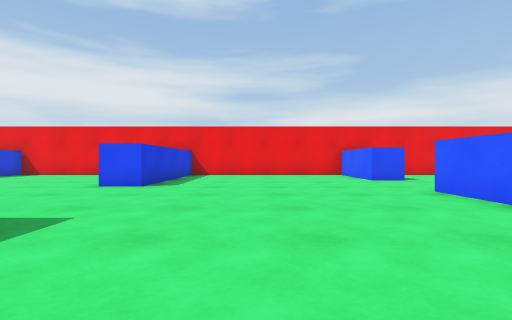
view 1 (above)

18 first-person views from a walk through a 3-D level made in the Unity game engine. The camera is 0.62 m above the floor, looks level and sees 85° across. The floor is counted in squares, 1 m on a side. Each view is taken from the middle of a square. On the plan, view 1 faces up. The plan holds only what a view shows up to about 9 squares ahead; the rest is blank. The place goes on beyond the plan. The player character is not drawn.

view 2
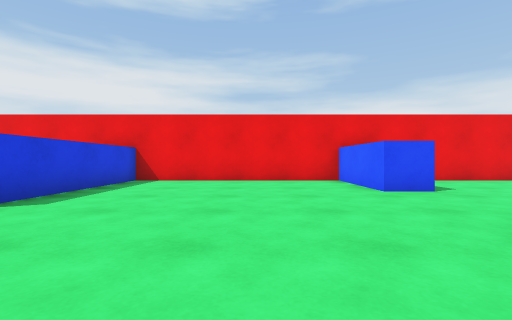

view 3
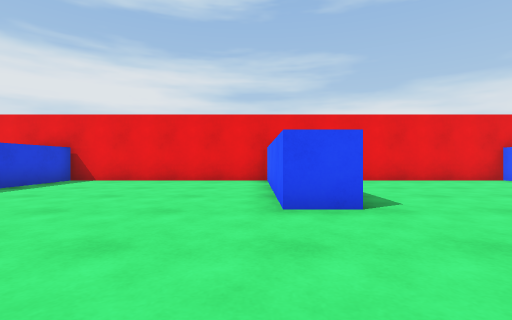

view 4
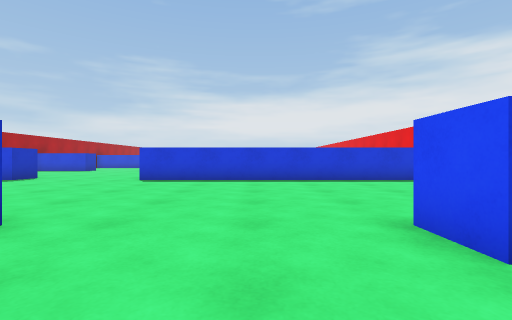

view 5
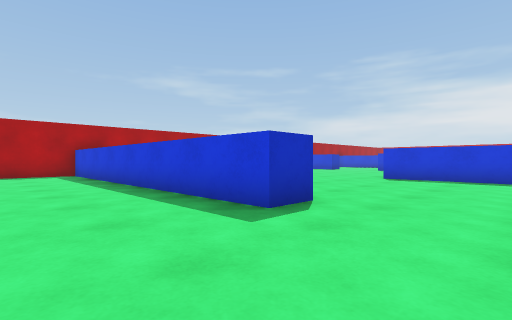

view 6
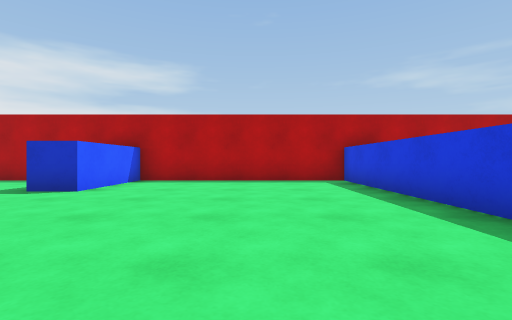

view 7
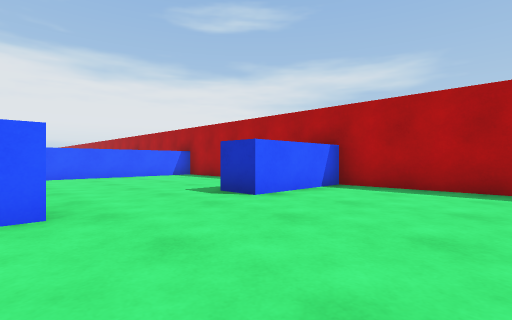

view 8
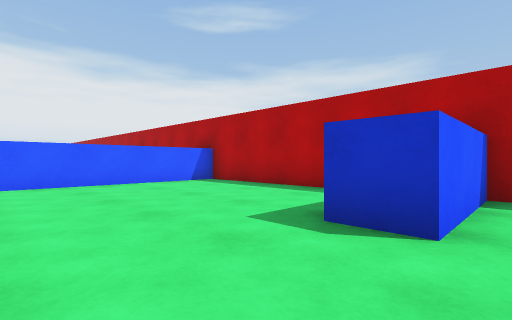

view 9
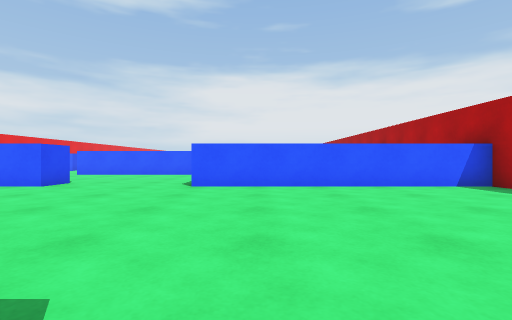

view 10
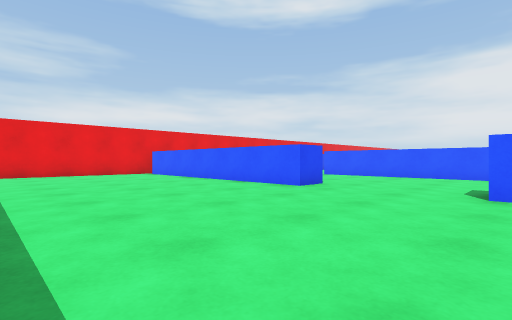

view 11
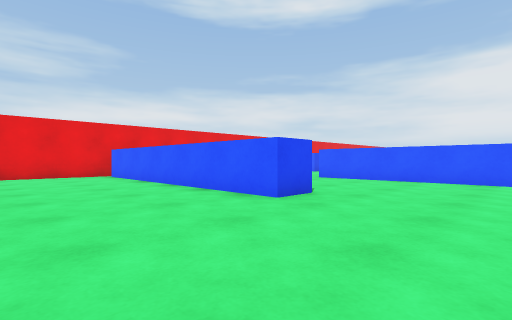

view 12
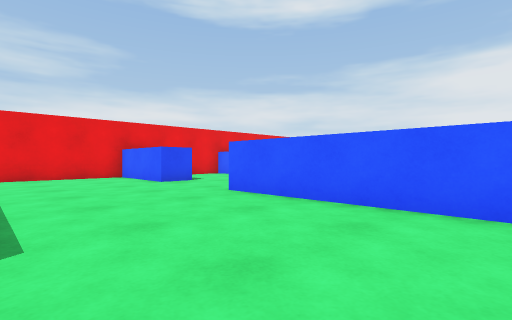

view 13
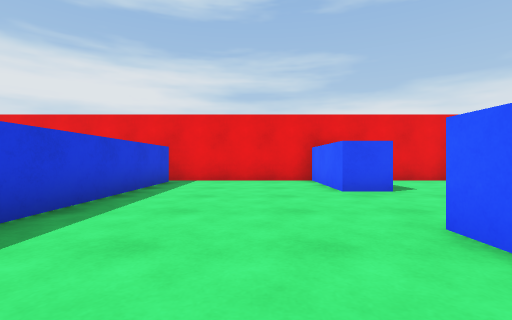

view 14
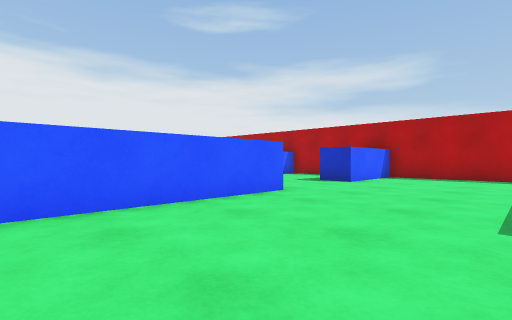

view 15
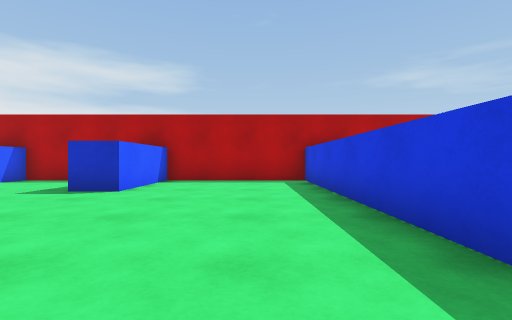

view 16
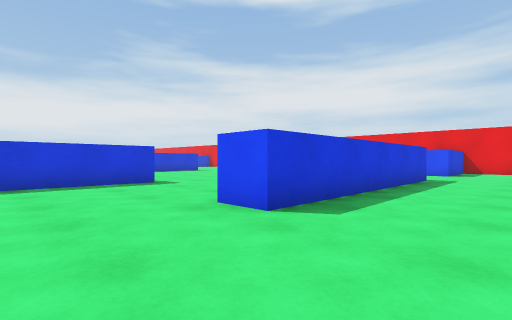

view 17
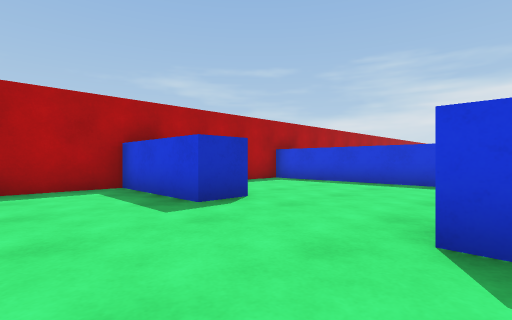

view 18
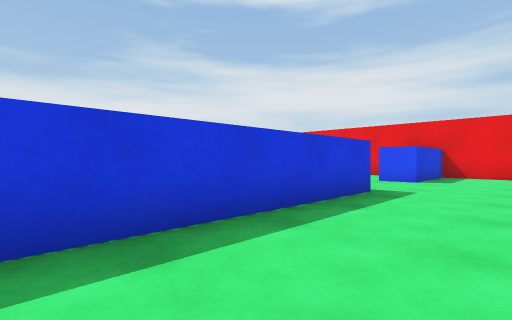

### Floor plan
Points are (right, up) in squares from view 1. A wall is a line through its corners. A room is listed if a view was taken in it or the views show most of it. See-through windows are left out.
Room 1 (views 1, 2, 3, 4, 5, 6, 7, 8, 9, 10, 11, 12, 13, 14, 15, 16, 17, 18)
walls: (3.5, 3.8) (3.5, 5.5); (4.6, 8.5) (3.5, 8.5) (3.5, 11.5) (-2.7, 11.5) (-2.7, 6.5) (-3.7, 6.5) (-3.7, 10.9); (11.5, 3) (10.5, 3) (10.5, 9.2); (11.5, -0.5) (11.5, -7.5) (15.7, -7.5) (15.7, -4.5) (16.7, -4.5) (16.7, -7.5) (19.5, -7.5); (-3.8, 2.6) (-2.7, 2.6) (-2.7, -7.5) (3.5, -7.5) (3.5, -4.5) (4.6, -4.5); (6.2, -7.5) (10.5, -7.5) (10.5, -0.5); (8.9, 11.5) (6.4, 11.5); (11.5, 11) (11.5, 5.6); (16.7, 5.5) (16.7, -1.5) (15.7, -1.5) (15.7, 5.5); (-3.6, 11.5) (-9.6, 11.5) (-9.6, 1.4); (16.7, 10.5) (16.7, 8.5) (15.7, 8.5) (15.7, 11.5) (11.2, 11.5); (-10, -2.5) (-9.5, -2.5); (19.5, 11.5) (17.8, 11.5)

Positions as (right, up) in squares from view 1, and headings:
1: (0, 0), facing up
2: (1, 3), facing up
3: (-4, 3), facing up
4: (-1, 5), facing left
5: (0, 5), facing down-left
6: (0, 1), facing down
7: (0, -1), facing down-right
8: (3, -2), facing down-right
9: (4, -2), facing right
10: (5, -1), facing up-right
11: (7, 0), facing up-right
12: (12, 1), facing up-right
13: (14, 3), facing up
14: (12, 3), facing down-right
15: (13, 1), facing down
16: (19, -4), facing up-left
17: (19, -1), facing down-left
18: (19, 0), facing up-left
